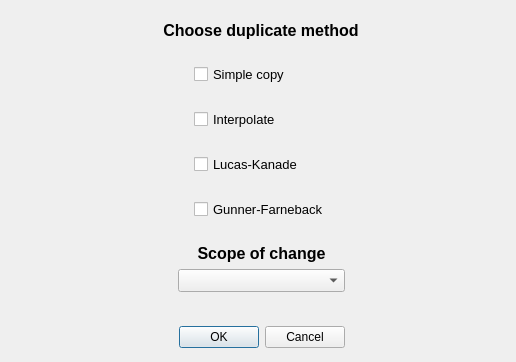
<?xml version="1.0" encoding="UTF-8"?>
<ui version="4.0">
 <class>duplicateMethodChoice</class>
 <widget class="QDialog" name="duplicateMethodChoice">
  <property name="geometry">
   <rect>
    <x>0</x>
    <y>0</y>
    <width>516</width>
    <height>362</height>
   </rect>
  </property>
  <property name="sizePolicy">
   <sizepolicy hsizetype="Fixed" vsizetype="Fixed">
    <horstretch>0</horstretch>
    <verstretch>0</verstretch>
   </sizepolicy>
  </property>
  <property name="windowTitle">
   <string>duplicate method selection</string>
  </property>
  <widget class="QWidget" name="layoutWidget">
   <property name="geometry">
    <rect>
     <x>10</x>
     <y>1</y>
     <width>502</width>
     <height>347</height>
    </rect>
   </property>
   <layout class="QVBoxLayout" name="verticalLayout_5">
    <item>
     <spacer name="verticalSpacer_12">
      <property name="orientation">
       <enum>Qt::Vertical</enum>
      </property>
      <property name="sizeHint" stdset="0">
       <size>
        <width>20</width>
        <height>18</height>
       </size>
      </property>
     </spacer>
    </item>
    <item>
     <layout class="QVBoxLayout" name="verticalLayout_4">
      <item>
       <layout class="QVBoxLayout" name="verticalLayout_2">
        <item>
         <widget class="QLabel" name="label_11">
          <property name="font">
           <font>
            <pointsize>12</pointsize>
            <weight>75</weight>
            <bold>true</bold>
           </font>
          </property>
          <property name="text">
           <string>Choose duplicate method</string>
          </property>
          <property name="alignment">
           <set>Qt::AlignCenter</set>
          </property>
         </widget>
        </item>
        <item>
         <spacer name="verticalSpacer_11">
          <property name="orientation">
           <enum>Qt::Vertical</enum>
          </property>
          <property name="sizeHint" stdset="0">
           <size>
            <width>20</width>
            <height>18</height>
           </size>
          </property>
         </spacer>
        </item>
        <item>
         <layout class="QHBoxLayout" name="horizontalLayout">
          <item>
           <spacer name="horizontalSpacer">
            <property name="orientation">
             <enum>Qt::Horizontal</enum>
            </property>
            <property name="sizeHint" stdset="0">
             <size>
              <width>148</width>
              <height>20</height>
             </size>
            </property>
           </spacer>
          </item>
          <item>
           <layout class="QVBoxLayout" name="verticalLayout">
            <item>
             <widget class="QCheckBox" name="simple_copy_checkbox">
              <property name="font">
               <font>
                <pointsize>10</pointsize>
               </font>
              </property>
              <property name="text">
               <string>Simple copy</string>
              </property>
             </widget>
            </item>
            <item>
             <spacer name="verticalSpacer_10">
              <property name="orientation">
               <enum>Qt::Vertical</enum>
              </property>
              <property name="sizeHint" stdset="0">
               <size>
                <width>20</width>
                <height>18</height>
               </size>
              </property>
             </spacer>
            </item>
            <item>
             <widget class="QCheckBox" name="interpolate_checkbox">
              <property name="font">
               <font>
                <pointsize>10</pointsize>
               </font>
              </property>
              <property name="text">
               <string>Interpolate</string>
              </property>
             </widget>
            </item>
            <item>
             <spacer name="verticalSpacer_9">
              <property name="orientation">
               <enum>Qt::Vertical</enum>
              </property>
              <property name="sizeHint" stdset="0">
               <size>
                <width>20</width>
                <height>18</height>
               </size>
              </property>
             </spacer>
            </item>
            <item>
             <widget class="QCheckBox" name="lucas_kanade_checkbox">
              <property name="font">
               <font>
                <pointsize>10</pointsize>
               </font>
              </property>
              <property name="text">
               <string>Lucas-Kanade</string>
              </property>
             </widget>
            </item>
            <item>
             <spacer name="verticalSpacer_13">
              <property name="orientation">
               <enum>Qt::Vertical</enum>
              </property>
              <property name="sizeHint" stdset="0">
               <size>
                <width>20</width>
                <height>18</height>
               </size>
              </property>
             </spacer>
            </item>
            <item>
             <widget class="QCheckBox" name="gunner_farnerback_checkbox">
              <property name="font">
               <font>
                <pointsize>10</pointsize>
               </font>
              </property>
              <property name="text">
               <string>Gunner-Farneback</string>
              </property>
             </widget>
            </item>
           </layout>
          </item>
          <item>
           <spacer name="horizontalSpacer_2">
            <property name="orientation">
             <enum>Qt::Horizontal</enum>
            </property>
            <property name="sizeHint" stdset="0">
             <size>
              <width>158</width>
              <height>20</height>
             </size>
            </property>
           </spacer>
          </item>
         </layout>
        </item>
       </layout>
      </item>
      <item>
       <layout class="QHBoxLayout" name="horizontalLayout_9">
        <item>
         <spacer name="horizontalSpacer_4">
          <property name="orientation">
           <enum>Qt::Horizontal</enum>
          </property>
          <property name="sizeHint" stdset="0">
           <size>
            <width>168</width>
            <height>20</height>
           </size>
          </property>
         </spacer>
        </item>
        <item>
         <layout class="QVBoxLayout" name="verticalLayout_3">
          <item>
           <spacer name="verticalSpacer_7">
            <property name="orientation">
             <enum>Qt::Vertical</enum>
            </property>
            <property name="sizeHint" stdset="0">
             <size>
              <width>20</width>
              <height>18</height>
             </size>
            </property>
           </spacer>
          </item>
          <item>
           <widget class="QLabel" name="label_10">
            <property name="font">
             <font>
              <pointsize>12</pointsize>
              <weight>75</weight>
              <bold>true</bold>
             </font>
            </property>
            <property name="text">
             <string>Scope of change</string>
            </property>
            <property name="alignment">
             <set>Qt::AlignCenter</set>
            </property>
           </widget>
          </item>
          <item>
           <widget class="QComboBox" name="scopeComboBox">
            <property name="font">
             <font>
              <pointsize>10</pointsize>
             </font>
            </property>
            <property name="maxVisibleItems">
             <number>3</number>
            </property>
            <property name="insertPolicy">
             <enum>QComboBox::NoInsert</enum>
            </property>
           </widget>
          </item>
          <item>
           <spacer name="verticalSpacer_8">
            <property name="orientation">
             <enum>Qt::Vertical</enum>
            </property>
            <property name="sizeHint" stdset="0">
             <size>
              <width>20</width>
              <height>28</height>
             </size>
            </property>
           </spacer>
          </item>
          <item>
           <widget class="QDialogButtonBox" name="buttonBox">
            <property name="orientation">
             <enum>Qt::Horizontal</enum>
            </property>
            <property name="standardButtons">
             <set>QDialogButtonBox::Cancel|QDialogButtonBox::Ok</set>
            </property>
           </widget>
          </item>
         </layout>
        </item>
        <item>
         <spacer name="horizontalSpacer_3">
          <property name="orientation">
           <enum>Qt::Horizontal</enum>
          </property>
          <property name="sizeHint" stdset="0">
           <size>
            <width>158</width>
            <height>20</height>
           </size>
          </property>
         </spacer>
        </item>
       </layout>
      </item>
     </layout>
    </item>
   </layout>
  </widget>
 </widget>
 <resources/>
 <connections>
  <connection>
   <sender>buttonBox</sender>
   <signal>rejected()</signal>
   <receiver>duplicateMethodChoice</receiver>
   <slot>reject()</slot>
   <hints>
    <hint type="sourcelabel">
     <x>316</x>
     <y>260</y>
    </hint>
    <hint type="destinationlabel">
     <x>286</x>
     <y>274</y>
    </hint>
   </hints>
  </connection>
  <connection>
   <sender>buttonBox</sender>
   <signal>accepted()</signal>
   <receiver>duplicateMethodChoice</receiver>
   <slot>accept()</slot>
   <hints>
    <hint type="sourcelabel">
     <x>248</x>
     <y>254</y>
    </hint>
    <hint type="destinationlabel">
     <x>157</x>
     <y>274</y>
    </hint>
   </hints>
  </connection>
 </connections>
</ui>
